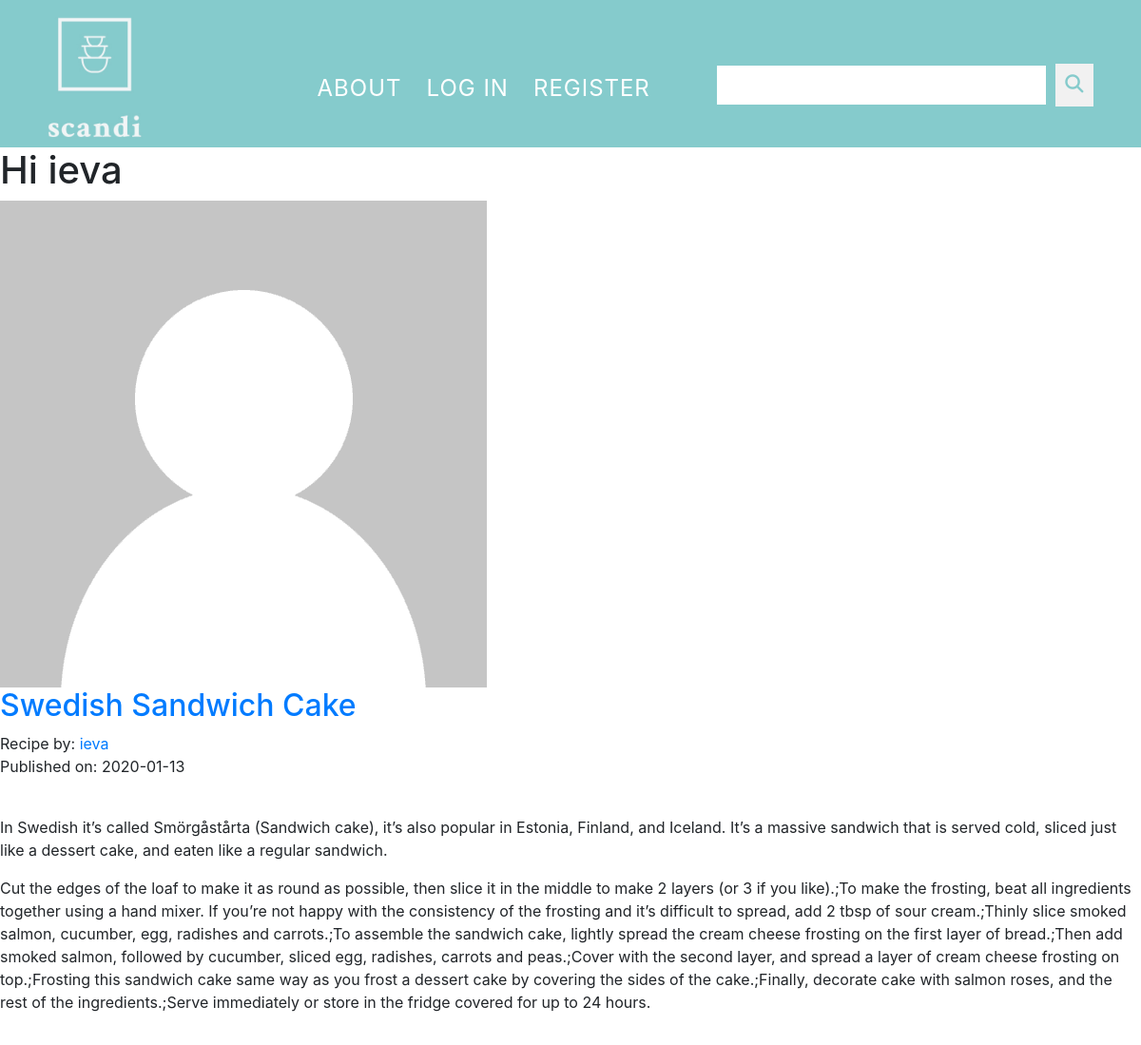
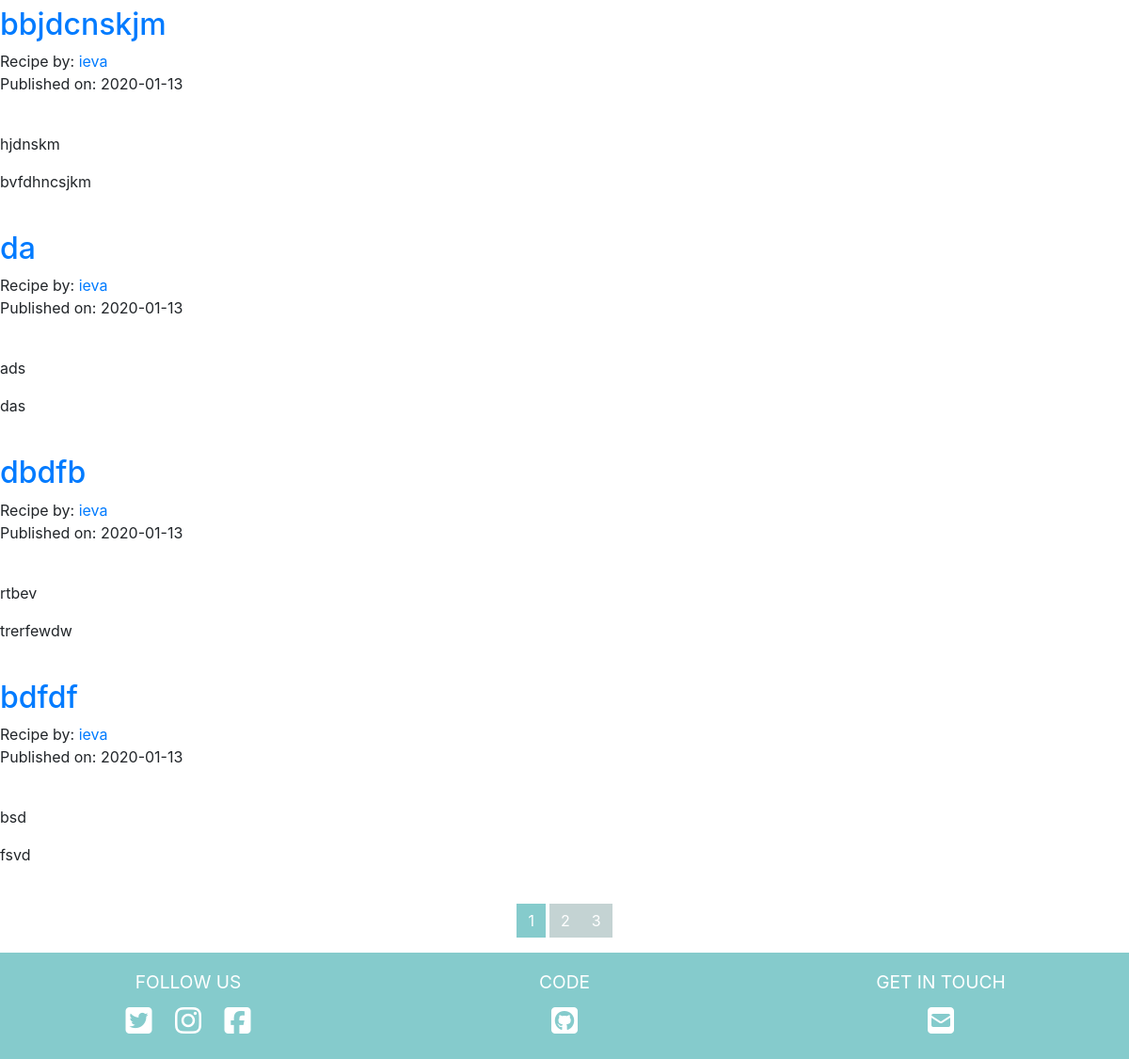
/ieva, run on an earlier commit of the app's database (2 pictures, top to bottom).
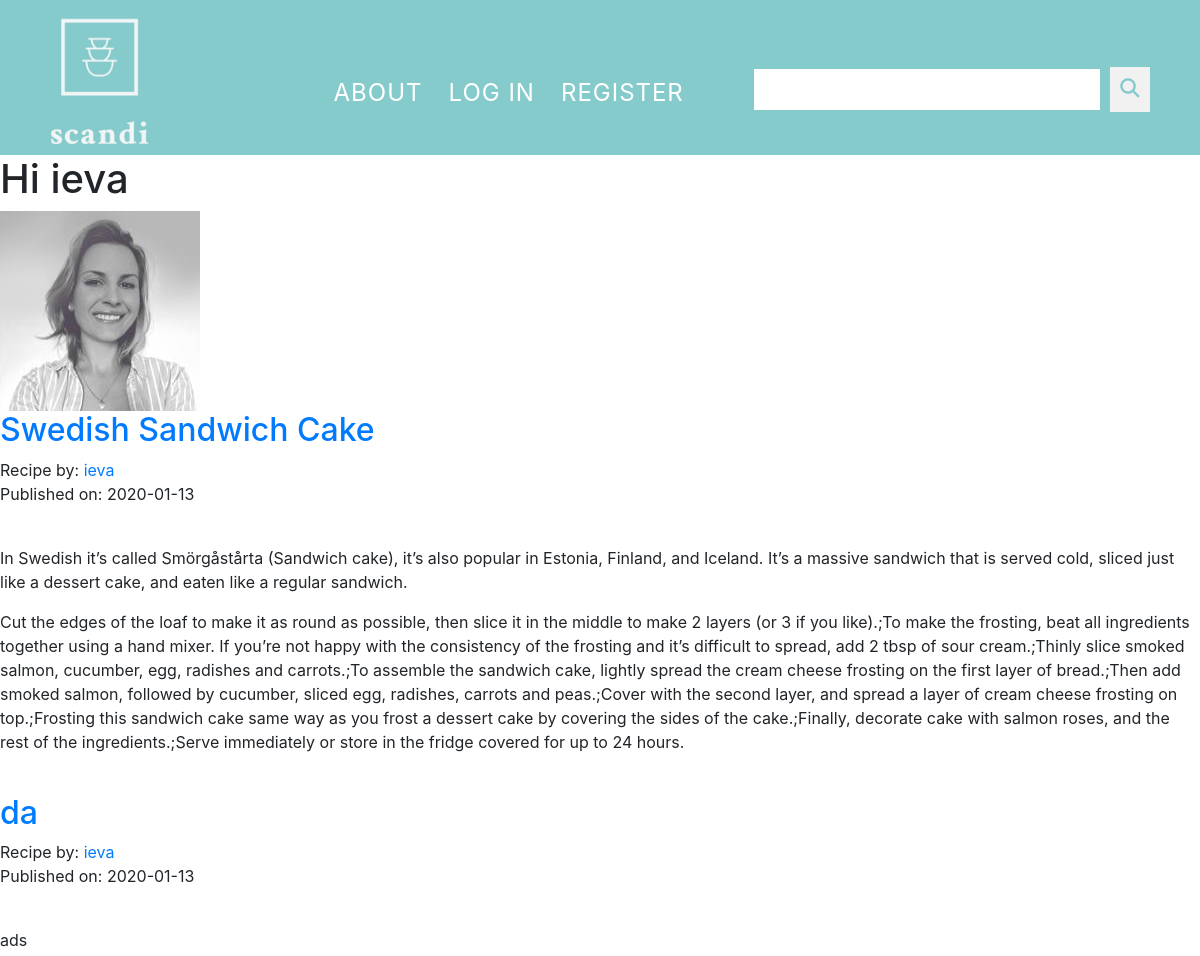
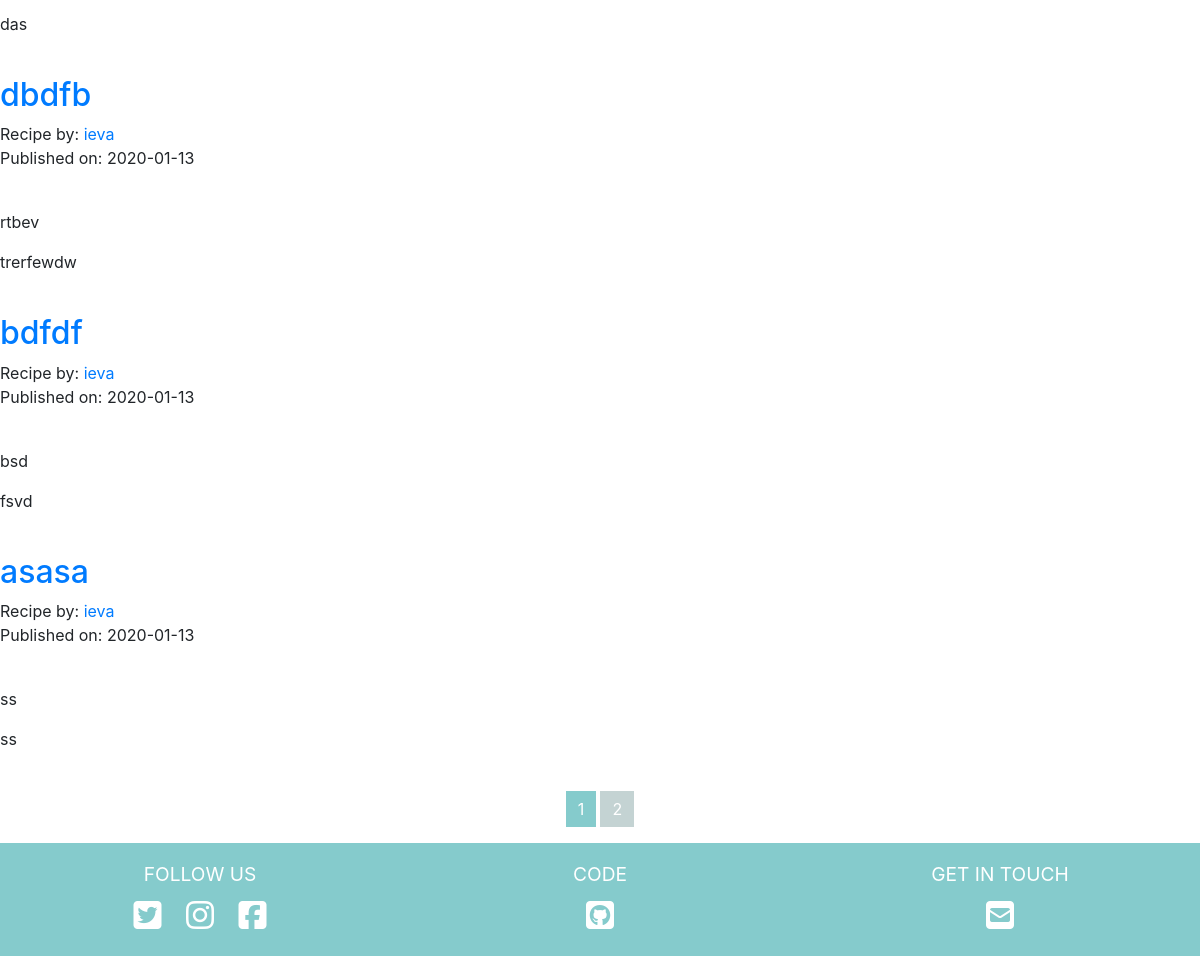
And on a later commit of the database (2 pictures, top to bottom).
### scandiKitchen/models.py (models this page shows, shortened)
class User(db.Model,UserMixin):
    __tablename__ = 'users'
    id = db.Column(db.Integer,primary_key=True)
    profile_image = db.Column(db.String(64),nullable=False,default='default_profile.png')
    email = db.Column(db.String(64),unique=True,index=True)
    username = db.Column(db.String(64),unique=True,index=True)
    password_hash = db.Column(db.String(128))
    posts = db.relationship('Recipe',backref='author',lazy=True)

class Recipe(db.Model):
    users = db.relationship(User)
    id = db.Column(db.Integer,primary_key=True)
    user_id = db.Column(db.Integer,db.ForeignKey('users.id'),nullable=False)
    date = db.Column(db.DateTime,nullable=False,default=datetime.utcnow)
    title = db.Column(db.String(100),nullable=False)
    text = db.Column(db.Text,nullable=False)
    cook_method = db.Column(db.Text,nullable=True)
    ingredients = db.Column(db.Text,nullable=True)
    recipe_image = db.Column(db.String(100),nullable=True)

### scandiKitchen/users/views.py (the view)
@users.route('/<username>')
def user_posts(username):
    page = request.args.get('page',1,type=int)
    user = User.query.filter_by(username=username).first_or_404()
    recipes = Recipe.query.filter_by(author=user).order_by(Recipe.date.desc()).paginate(page=page,per_page=5)
    return render_template('user_recipes.html',recipes=recipes,user=user)

### scandiKitchen/templates/user_recipes.html (shortened to what this page needs)
{% extends 'base.html' %}
{% block content %}
<div>
    <h1>Hi {{user.username}}</h1>
    <img src="{{ url_for('static',filename='profile_pics/'+user.profile_image) }}">
    {% for post in recipes.items %}
    <h2><a href="{{url_for('recipes.recipe',recipe_id=post.id)}}">{{post.title}}</a></h2>
    Recipe by: <a href="{{url_for('users.user_posts',username=post.author.username)}}">{{post.author.username}}</a>
    <p>Published on: {{post.date.strftime("%Y-%m-%d")}}</p>
    <p>{{post.text}}</p>
    <p>{{post.cook_method}}</p>
    {% endfor %}
</div>
<nav aria-label="Page navigation example">
    <ul class="pagination justify-content-center">
     {% for page_num in recipes.iter_pages() %}
        {% if recipes.page == page_num %}
        <li class="page-item disabled">
            <a class="page-link" href="{{url_for('users.user_posts',username=user.username,page=page_num)}}">{{page_num}}</a>
        </li>
        {% else %}
        <li class="page-item">
            <a class="page-link" href="{{url_for('users.user_posts',username=user.username,page=page_num)}}">{{page_num}}</a>
        </li>
        {% endif %}
     {% endfor %}
    </ul>
</nav>
{% endblock %}

What changed in the data, as far as the page shows it:
removed Recipe: title "bbjdcnskjm", author.username "ieva", date "2020-01-13", text "hjdnskm", cook_method "bvfdhncsjkm"
changed User "ieva": profile_image: picture added in place of a placeholder
now on this page (row unchanged): Recipe: title "asasa", author.username "ieva", date "2020-01-13", text "ss", cook_method "ss"
Also different on the page:
list line gone: "3"
